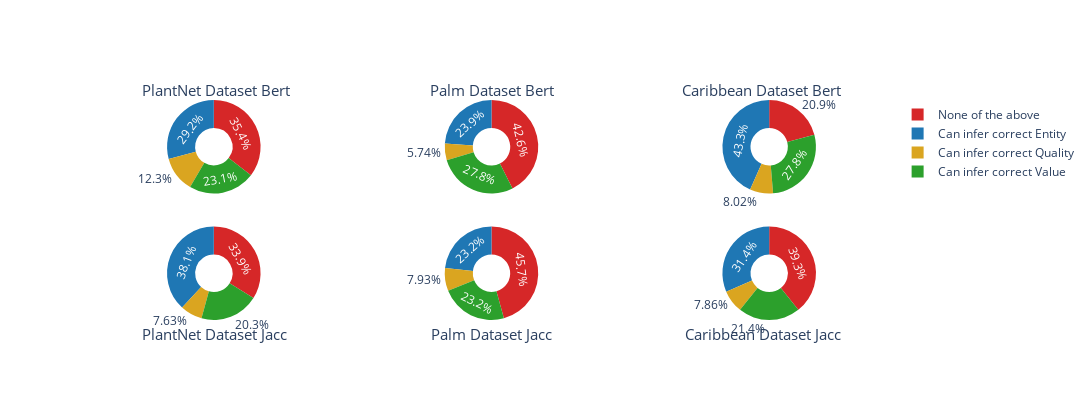

Notebook cell for this chart:
### Code cell
# Create subplots: use 'domain' type for Pie subplot
fig = make_subplots(rows=2, cols=3, specs=[[{'type':'domain'}, {'type':'domain'}, {'type':'domain'}],
                                           [{'type':'domain'}, {'type':'domain'}, {'type':'domain'}]])

# Add pie charts to each subplot
for i, sim in enumerate(df["SIM"].unique()):
    for j, dataset in enumerate(df["Dataset"].unique()):
        df_sub = df[(df["SIM"] == sim) & (df["Dataset"] == dataset)]
        fig.add_trace(go.Pie(labels=labels, 
                             values=df_sub.groupby("Result").count().loc[labels, 'Species'].values,
                             name=sim + ' ' + dataset,
                             sort=False,
                             marker_colors=colors),
                      i+1, j+1)

# Use `hole` to create a donut-like pie chart
fig.update_traces(hole=.4, hoverinfo="label+percent+name")

fig.update_layout(
    # title_text="Trait Annotation",
    # Add annotations in the center of the donut pies.
    annotations=[dict(text='PlantNet Dataset Bert',  x=0.050, y=1.1, font_size=15, showarrow=False),
                 dict(text='Palm Dataset Bert',      x=0.500, y=1.1, font_size=15, showarrow=False),
                 dict(text='Caribbean Dataset Bert', x=0.950, y=1.1, font_size=15, showarrow=False),
                 dict(text='PlantNet Dataset Jacc',  x=0.050, y=-0.12, font_size=15, showarrow=False),
                 dict(text='Palm Dataset Jacc',      x=0.500, y=-0.12, font_size=15, showarrow=False),
                 dict(text='Caribbean Dataset Jacc', x=0.950, y=-0.12, font_size=15, showarrow=False)],
            #    margin = dict(t=0, l=0, r=0, b=0),
               width=1200, height=400,

)

fig.show()

# folder_figures = "../../../reports/figures/"
# file_name = "PxPlot_HTML_SurveysPerDatasetPerSimilarity.html"
fig.write_html(F"{folder_figures}{file_name}")
file_name = "PxPlot_PDF_SurveysPerDatasetPerSimilarity.pdf"
fig.write_image(F"{folder_figures}{file_name}")

### Figure 1 — Plotly figure (JSON) as saved in the notebook; plotly's stock layout.template omitted (floating-point values rounded to 4 significant figures)
{"data": [{"domain": {"x": [0, 0.2889], "y": [0.575, 1]}, "hole": 0.4, "hoverinfo": "label+percent+name", "labels": ["None of the above", "Can infer correct Entity", "Can infer correct Quality", "Can infer correct Value"], "marker": {"colors": ["#d62728", "#1f77b4", "goldenrod", "#2ca02c"]}, "name": "Jacc Palm", "sort": false, "type": "pie", "values": [46, 38, 16, 30]}, {"domain": {"x": [0.3556, 0.6444], "y": [0.575, 1]}, "hole": 0.4, "hoverinfo": "label+percent+name", "labels": ["None of the above", "Can infer correct Entity", "Can infer correct Quality", "Can infer correct Value"], "marker": {"colors": ["#d62728", "#1f77b4", "goldenrod", "#2ca02c"]}, "name": "Jacc PlantNet", "sort": false, "type": "pie", "values": [89, 50, 12, 58]}, {"domain": {"x": [0.7111, 1], "y": [0.575, 1]}, "hole": 0.4, "hoverinfo": "label+percent+name", "labels": ["None of the above", "Can infer correct Entity", "Can infer correct Quality", "Can infer correct Value"], "marker": {"colors": ["#d62728", "#1f77b4", "goldenrod", "#2ca02c"]}, "name": "Jacc Caribbean", "sort": false, "type": "pie", "values": [39, 81, 15, 52]}, {"domain": {"x": [0, 0.2889], "y": [0, 0.425]}, "hole": 0.4, "hoverinfo": "label+percent+name", "labels": ["None of the above", "Can infer correct Entity", "Can infer correct Quality", "Can infer correct Value"], "marker": {"colors": ["#d62728", "#1f77b4", "goldenrod", "#2ca02c"]}, "name": "Bert Palm", "sort": false, "type": "pie", "values": [40, 45, 9, 24]}, {"domain": {"x": [0.3556, 0.6444], "y": [0, 0.425]}, "hole": 0.4, "hoverinfo": "label+percent+name", "labels": ["None of the above", "Can infer correct Entity", "Can infer correct Quality", "Can infer correct Value"], "marker": {"colors": ["#d62728", "#1f77b4", "goldenrod", "#2ca02c"]}, "name": "Bert PlantNet", "sort": false, "type": "pie", "values": [150, 76, 26, 76]}, {"domain": {"x": [0.7111, 1], "y": [0, 0.425]}, "hole": 0.4, "hoverinfo": "label+percent+name", "labels": ["None of the above", "Can infer correct Entity", "Can infer correct Quality", "Can infer correct Value"], "marker": {"colors": ["#d62728", "#1f77b4", "goldenrod", "#2ca02c"]}, "name": "Bert Caribbean", "sort": false, "type": "pie", "values": [90, 72, 18, 49]}], "layout": {"annotations": [{"font": {"size": 15}, "showarrow": false, "text": "PlantNet Dataset Bert", "x": 0.05, "y": 1.1}, {"font": {"size": 15}, "showarrow": false, "text": "Palm Dataset Bert", "x": 0.5, "y": 1.1}, {"font": {"size": 15}, "showarrow": false, "text": "Caribbean Dataset Bert", "x": 0.95, "y": 1.1}, {"font": {"size": 15}, "showarrow": false, "text": "PlantNet Dataset Jacc", "x": 0.05, "y": -0.12}, {"font": {"size": 15}, "showarrow": false, "text": "Palm Dataset Jacc", "x": 0.5, "y": -0.12}, {"font": {"size": 15}, "showarrow": false, "text": "Caribbean Dataset Jacc", "x": 0.95, "y": -0.12}], "height": 400, "width": 1200}}
